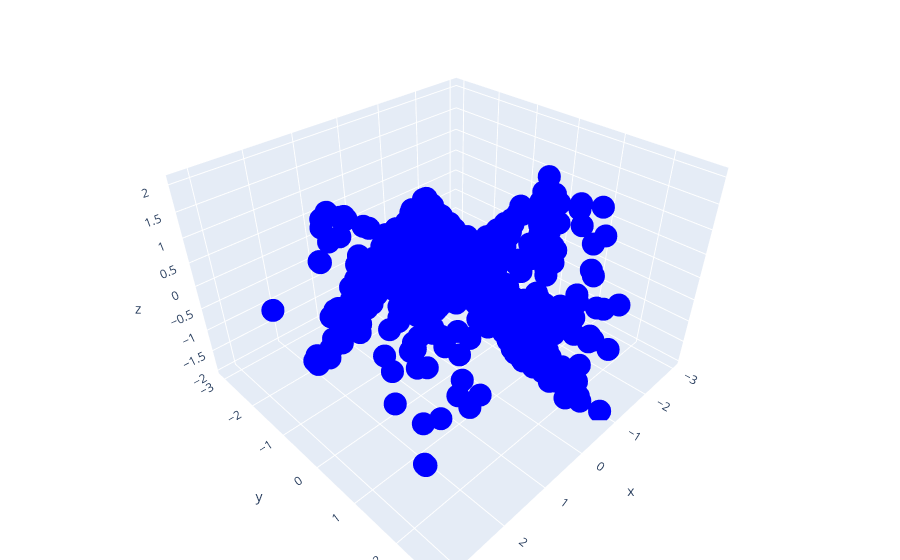

This figure's notebook cell:
### Code cell
# Create a figure
fig = go.Figure()

# # Add the first scatter plot
# fig.add_trace(
#     go.Scatter3d(x=x[:, 0], y=x[:, 1], z=y, mode="markers", marker=dict(color="red"))
# )

# Add the predictions
fig.add_trace(
    go.Scatter3d(
        x=x[:, 0],
        y=x[:, 1],
        z=predictions,
        mode="markers",
        marker=dict(color="blue"),
    )
)

# Update the layout
fig.update_layout(margin=dict(l=0, r=0, b=0, t=0))

# Show the figure
fig.show()

### Figure 1 — Plotly figure (JSON) as saved in the notebook; plotly's stock layout.template omitted (floating-point values rounded to 4 significant figures; data arrays with more than 128 entries replaced by an {"elided": "..."} marker saying what was removed)
{"data": [{"marker": {"color": "blue"}, "mode": "markers", "type": "scatter3d", "x": {"elided": "1000 float values"}, "y": {"elided": "1000 float values"}, "z": {"elided": "1000 float values"}}], "layout": {"margin": {"b": 0, "l": 0, "r": 0, "t": 0}}}
